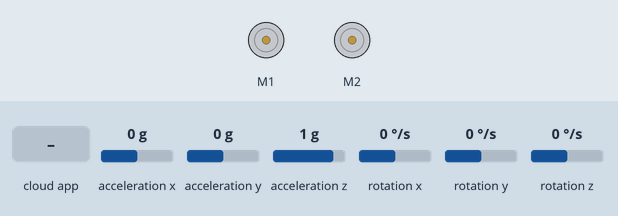
This sketch was run on a simulated Arduino Leonardo, built with avr-gcc and run on an emulated ATmega32U4. Parts: 2 × DC motor (green arrow = forward, orange = backward, longer = faster). The inputs (shaded band) are chosen by the test bench; at power-on: acceleration x 0 g, acceleration y 0 g, acceleration z 1 g, rotation x 0 °/s, rotation y 0 °/s, rotation z 0 °/s. The ROS host is connected and sends only what is stated.

Above: at 1.2 s.
1.3 s: the phone or cloud app sets command to i
At 2.5 s:
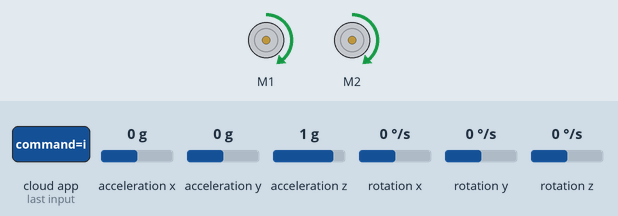
2.8 s: the phone or cloud app sets command to l
At 3.9 s:
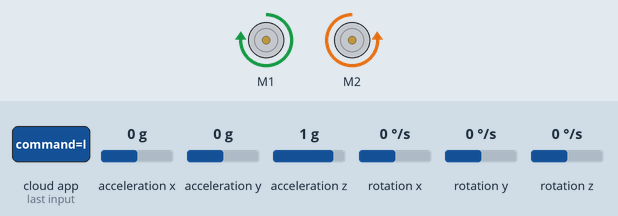
4.3 s: the phone or cloud app sets command to j
At 4.9 s:
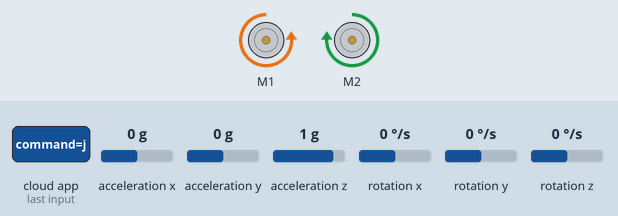
5.8 s: the phone or cloud app sets command to s
At 6.1 s:
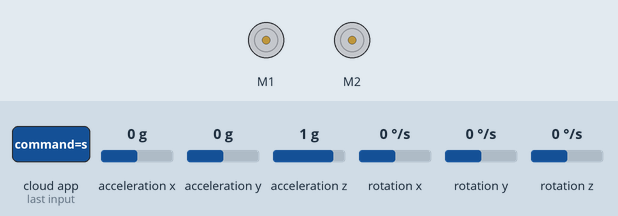
Timing chart, 0 to 8.3 s (numbered marks = the images above; inputs shaded):
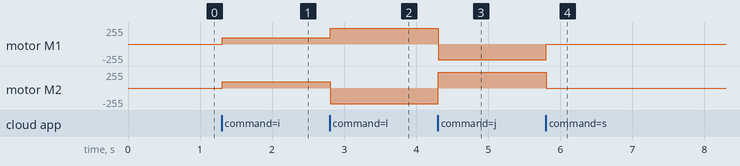

The sketch:

zumo32u4arduino.ino
```cpp
#define USE_USBCON
#include <ros.h>
#include <std_msgs/String.h>
#include <Wire.h>
#include <LSM303.h>
#include <Zumo32U4.h>

long timer=0;              // Elapsed time since program started (milli second)
int vright = 0;            // Left Morter velocity (speed of motor)
int vleft = 0;             // Right Morter velocity (speed of motor)
int basespeed = 150;       // Base speed of Morter (Effective Range: 1 - 150)
int16_t positionLeft  = 0; // For encoder verification
int16_t positionRight = 0; // For encoder verification
int16_t newLeft = 0;       // Value of Encorder
int16_t newRight = 0;      // Value of Encorder
std_msgs::String str_msg;  // Sensor value to be published

LSM303 compass;            // Magnetometer
L3G gyro;                  // Gyrometer
Zumo32U4Motors motors;     // Morter
Zumo32U4Encoders encoders; // Encoder
ros::NodeHandle nh;        // NodeHandler of ROS

void motorcontrol(const std_msgs::String& cmd_msg)
{

  // I : forward    ,  , : backward
  // L : turn right ,  J : turn left
  // S : stop

  String cmd = "";

  //Serial.println(cmd_msg.data);  // Debug Print

  if (strlen(cmd_msg.data) != 0)
  {
    cmd = cmd_msg.data;
  }

  if (cmd == "i")
  {
    motors.setSpeeds(0, 0);
    delay(2);
    vleft = basespeed;
    vright = basespeed;
    motors.setSpeeds(vleft, vright);
  }
  else if (cmd == ",")
  {
    motors.setSpeeds(0, 0);
    delay(2);
    vleft = -1*basespeed;
    vright = -1*basespeed;
    motors.setSpeeds(vleft, vright);
  }
  else if (cmd == "l")
  {
    motors.setSpeeds(0, 0);
    delay(2);
    vleft = (basespeed+220);
    vright = -1*(basespeed+220);
    motors.setSpeeds(vleft, vright);
  }
  else if (cmd == "j")
  {
    motors.setSpeeds(0, 0);
    delay(2);
    vleft = -1*(basespeed+220);
    vright = (basespeed+220);
    motors.setSpeeds(vleft, vright);
  }
  else if (cmd == "s")
  {
    vleft = 0;
    vright = 0;
    motors.setSpeeds(vleft, vright);
    delay(2);
  }

}

ros::Subscriber<std_msgs::String> sub("/command", motorcontrol);
ros::Publisher chatter("/sensorval", &str_msg);

void setup()
{
  //Serial.begin(9600);     // Debug Print

  Wire.begin();

  encoders.getCountsAndResetLeft();
  encoders.getCountsAndResetRight();

  nh.initNode();           // Init ROS Node
  nh.advertise(chatter);   // Init ROS Publisher
  nh.subscribe(sub);       // Init ROS Subscriber

  compass.init();          // Init magnetometer
  compass.enableDefault();

  gyro.init();             // Init gyrometer
  gyro.enableDefault();
}

void loop()
{
  compass.read();   // Read magnetometer
  gyro.read();      // Read gyrometer
  timer = millis();
  newLeft = encoders.getCountsAndResetLeft();
  newRight = encoders.getCountsAndResetRight();
  if (!(encoders.checkErrorLeft()) && !(encoders.checkErrorRight())) {
    positionLeft = newLeft;
    positionRight = newRight;
  }
  String s = "";
  s += timer;          // [0]  Elapsed time since program started (milli second)
  s += ',';
  s += compass.a.x;    // [1]  Accelerometer.x
  s += ',';
  s += compass.a.y;    // [2]  Accelerometer.y
  s += ',';
  s += compass.a.z;    // [3]  Accelerometer.z
  s += ',';
  s += compass.m.x;    // [4]  Magnetometer.x
  s += ',';
  s += compass.m.y;    // [5]  Magnetometer.y
  s += ',';
  s += compass.m.z;    // [6]  Magnetometer.z
  s += ',';
  s += vleft;          // [7]  Left Morter velocity (speed of motor)
  s += ',';
  s += vright;         // [8]  Right Morter velocity (speed of motor)
  s += ',';
  s += positionLeft;   // [9]  Left Morter odometry (Rotation angle of motor)
  s += ',';
  s += positionRight;  // [10] Right Morter odometry (Rotation angle of motor)
  s += ',';
  s += gyro.g.x;       // [11] Gyrometer.x
  s += ',';
  s += gyro.g.y;       // [12] Gyrometer.y
  s += ',';
  s += gyro.g.z;       // [13] Gyrometer.z

  //Serial.println(s);  // Debug Print

  str_msg.data = s.c_str();
  chatter.publish(&str_msg);
  nh.spinOnce();
  delay(1);
}
```

Measured:
- after the input at 1.3 s, motor M1, motor M2: stopped → forward 95/255 at once
- after the input at 2.8 s, motor M1: forward 95/255 → forward 235/255 at once; motor M2: forward 95/255 → backward 235/255 at once
- after the input at 4.3 s, motor M1: forward 235/255 → backward 235/255 at once; motor M2: backward 235/255 → forward 235/255 at once
- after the input at 5.8 s, motor M1: backward 235/255 → stopped at once; motor M2: forward 235/255 → stopped at once
